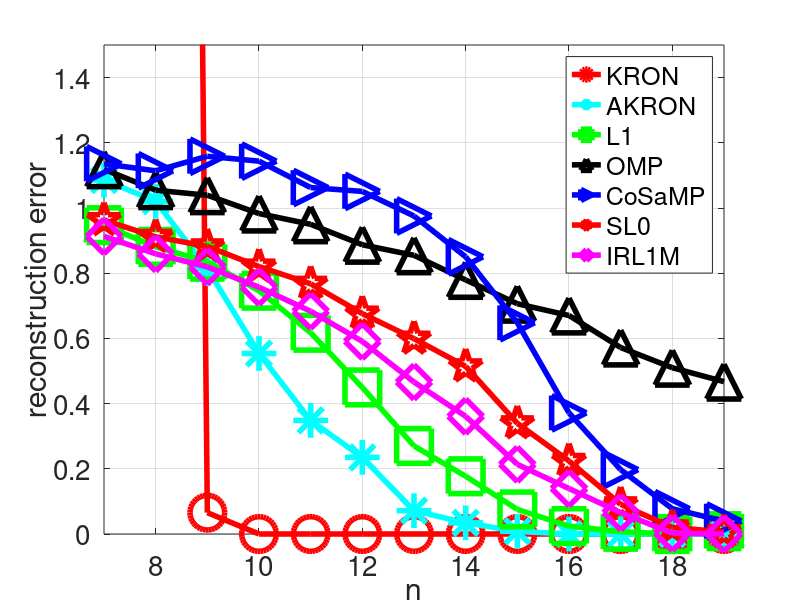
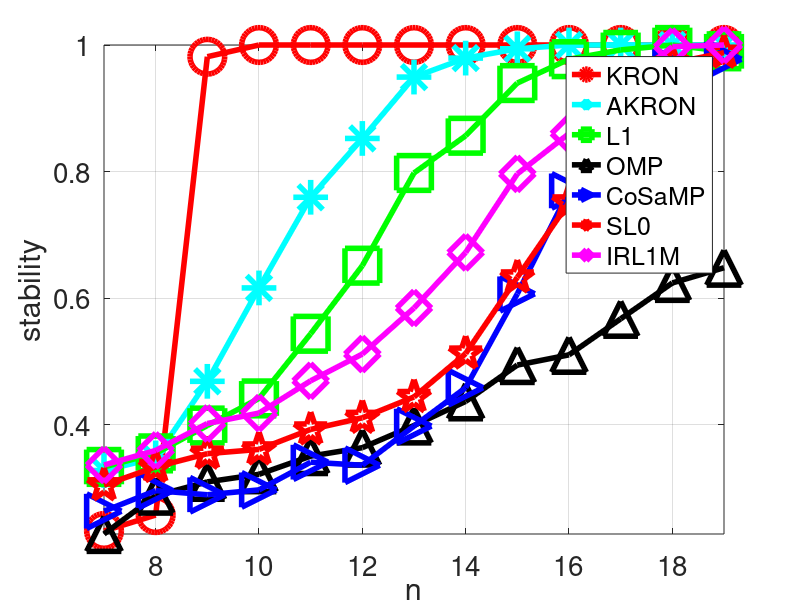
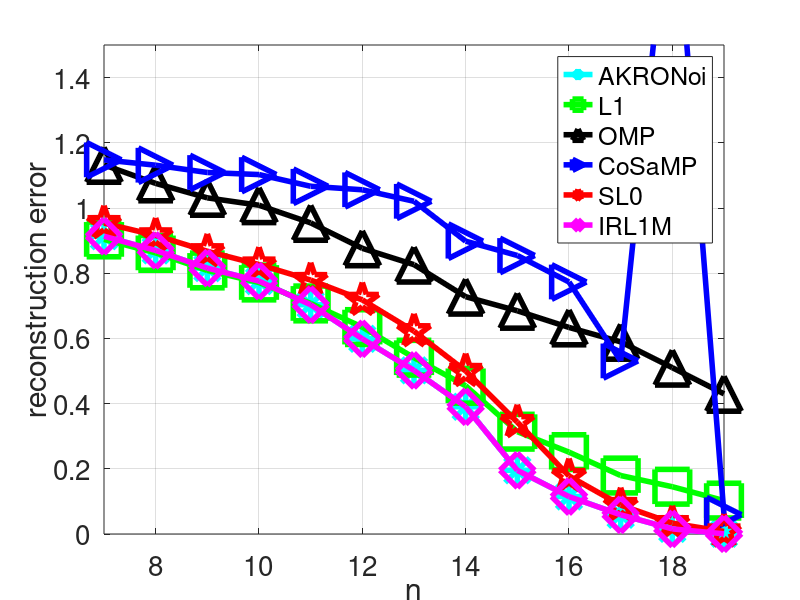
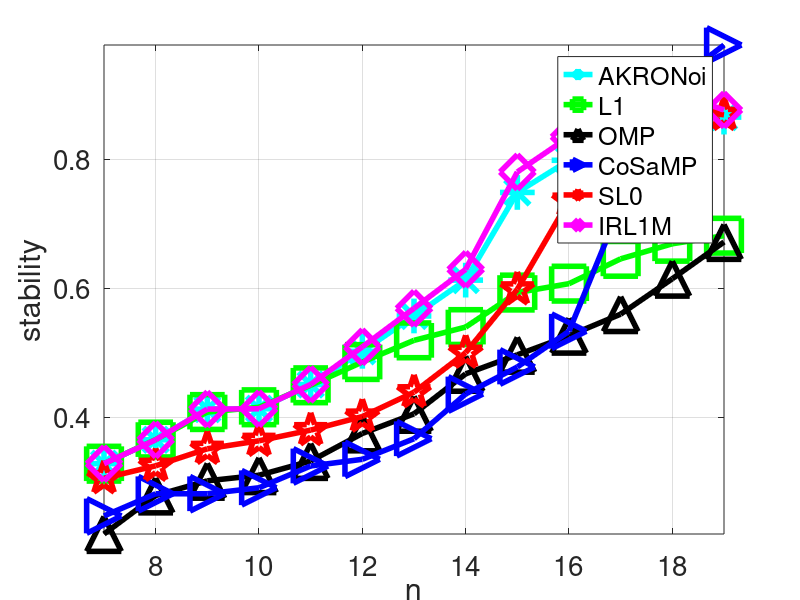

Reproduce these figures in MATLAB, in order. (Note: this script raises an error after producing the figures.)
%% experiment_fix_p_sweep_n_small
clc
clear
close all

load mat/experiments_fixP_sweepN_small_14-Jul-2017.mat

lw = 4;
ms = 25;
fs = 20;

i_kron = 1;
i_akron = 4;
i_akronoi = 6;
i_cosamp = 2;
i_omp = 3;
i_sl0 = 8;
i_l1 = 5;
i_l1n = 7;
i_irwls = 9;

m_kron = 'ro-';
m_akron = 'c*-';
m_akronoi = 'c*-';
m_cosamp = 'b>-';
m_omp = 'k^-';
m_sl0 = 'rp-';
m_l1 = 'gs-';
m_l1n = 'gs-';
m_irwls = 'md-';


h1 = figure;
hold on; 
box on; 
grid on;
plot(Ps, errs_clean(i_kron, :), m_kron, 'LineWidth', lw, 'MarkerSize', ms);
plot(Ps, errs_clean(i_akron, :), m_akron, 'LineWidth', lw, 'MarkerSize', ms);
plot(Ps, errs_clean(i_l1, :), m_l1, 'LineWidth', lw, 'MarkerSize', ms);
plot(Ps, errs_clean(i_omp, :), m_omp, 'LineWidth', lw, 'MarkerSize', ms);
plot(Ps, errs_clean(i_cosamp, :), m_cosamp, 'LineWidth', lw, 'MarkerSize', ms);
plot(Ps, errs_clean(i_sl0, :), m_sl0, 'LineWidth', lw, 'MarkerSize', ms);
plot(Ps, errs_clean(i_irwls, :), m_irwls, 'LineWidth', lw, 'MarkerSize', ms);
axis tight;
ylim([0 1.5])
legend('KRON', 'AKRON', 'L1', 'OMP', 'CoSaMP', 'SL0', 'IRL1M', 'Location', 'best')
xlabel('n', 'FontSize', fs);
ylabel('reconstruction error', 'FontSize', fs);
set(gca, 'fontsize', fs);
saveas(h1, 'eps/experiments_fixP_sweepN_small_errors.eps', 'eps2c');


h2 = figure;
hold on; 
box on; 
grid on;
plot(Ps, errs_clean_2(i_kron, :), m_kron, 'LineWidth', lw, 'MarkerSize', ms);
plot(Ps, errs_clean_2(i_akron, :), m_akron, 'LineWidth', lw, 'MarkerSize', ms);
plot(Ps, errs_clean_2(i_l1, :), m_l1, 'LineWidth', lw, 'MarkerSize', ms);
plot(Ps, errs_clean_2(i_omp, :), m_omp, 'LineWidth', lw, 'MarkerSize', ms);
plot(Ps, errs_clean_2(i_cosamp, :), m_cosamp, 'LineWidth', lw, 'MarkerSize', ms);
plot(Ps, errs_clean_2(i_sl0, :), m_sl0, 'LineWidth', lw, 'MarkerSize', ms);
plot(Ps, errs_clean_2(i_irwls, :), m_irwls, 'LineWidth', lw, 'MarkerSize', ms);
axis tight;
legend('KRON', 'AKRON', 'L1', 'OMP', 'CoSaMP', 'SL0', 'IRL1M', 'Location', 'best')
xlabel('n', 'FontSize', fs);
ylabel('stability', 'FontSize', fs);
set(gca, 'fontsize', fs);
saveas(h2, 'eps/experiments_fixP_sweepN_small_stability.eps', 'eps2c');



h3 = figure;
hold on; 
box on; 
grid on;
% plot(Ps, errs_noise(i_kron, :), m_kron, 'LineWidth', lw, 'MarkerSize', ms);
plot(Ps, errs_noise(i_akronoi, :), m_akronoi, 'LineWidth', lw, 'MarkerSize', ms);
plot(Ps, errs_noise(i_l1n, :), m_l1n, 'LineWidth', lw, 'MarkerSize', ms);
plot(Ps, errs_noise(i_omp, :), m_omp, 'LineWidth', lw, 'MarkerSize', ms);
plot(Ps, errs_noise(i_cosamp, :), m_cosamp, 'LineWidth', lw, 'MarkerSize', ms);
plot(Ps, errs_noise(i_sl0, :), m_sl0, 'LineWidth', lw, 'MarkerSize', ms);
plot(Ps, errs_noise(i_irwls, :), m_irwls, 'LineWidth', lw, 'MarkerSize', ms);
axis tight;
ylim([0 1.5])
legend('AKRONoi', 'L1', 'OMP', 'CoSaMP', 'SL0', 'IRL1M', 'Location', 'best')
xlabel('n', 'FontSize', fs);
ylabel('reconstruction error', 'FontSize', fs);
set(gca, 'fontsize', fs);
saveas(h3, 'eps/experiments_fixP_sweepN_small_errors_noise.eps', 'eps2c');


h4 = figure;
hold on; 
box on; 
grid on;
% plot(Ps, errs_noise_2(i_kron, :), m_kron, 'LineWidth', lw, 'MarkerSize', ms);
plot(Ps, errs_noise_2(i_akronoi, :), m_akronoi, 'LineWidth', lw, 'MarkerSize', ms);
plot(Ps, errs_noise_2(i_l1n, :), m_l1n, 'LineWidth', lw, 'MarkerSize', ms);
plot(Ps, errs_noise_2(i_omp, :), m_omp, 'LineWidth', lw, 'MarkerSize', ms);
plot(Ps, errs_noise_2(i_cosamp, :), m_cosamp, 'LineWidth', lw, 'MarkerSize', ms);
plot(Ps, errs_noise_2(i_sl0, :), m_sl0, 'LineWidth', lw, 'MarkerSize', ms);
plot(Ps, errs_noise_2(i_irwls, :), m_irwls, 'LineWidth', lw, 'MarkerSize', ms);
axis tight;
legend('AKRONoi', 'L1', 'OMP', 'CoSaMP', 'SL0', 'IRL1M', 'Location', 'best')
xlabel('n', 'FontSize', fs);
ylabel('stability', 'FontSize', fs);
set(gca, 'fontsize', fs);
saveas(h4, 'eps/experiments_fixP_sweepN_small_stability_noise.eps', 'eps2c');


h5 = figure;
hold on; 
box on; 
grid on;
plot(Ps, timez_B(1, :), m_kron, 'LineWidth', lw, 'MarkerSize', ms);
plot(Ps, timez_B(4, :), m_akronoi, 'LineWidth', lw, 'MarkerSize', ms);
plot(Ps, timez_B(5, :), m_l1n, 'LineWidth', lw, 'MarkerSize', ms);
plot(Ps, timez_B(3, :), m_omp, 'LineWidth', lw, 'MarkerSize', ms);
plot(Ps, timez_B(2, :), m_cosamp, 'LineWidth', lw, 'MarkerSize', ms);
plot(Ps, timez_B(7, :), m_sl0, 'LineWidth', lw, 'MarkerSize', ms);
plot(Ps, timez_B(8, :), m_irwls, 'LineWidth', lw, 'MarkerSize', ms);
axis tight;
legend('KRON', 'AKRON', 'L1', 'OMP', 'CoSaMP', 'SL0', 'IRL1M', 'Location', 'best')
xlabel('n', 'FontSize', fs);
ylabel('time', 'FontSize', fs);
set(gca, 'fontsize', fs);
saveas(h5, 'eps/experiments_fixP_sweepN_small_time.eps', 'eps2c');

%% experiment_larger_data.m
clc
clear
close all

% Z = {'mat/experiment_large_Gaussian_mp10_noise_25-Feb-2017.mat'
%   'mat/experiment_large_Gaussian_mp20_noise_25-Feb-2017.mat'
%   'mat/experiment_large_Gaussian_mp30_noise_26-Feb-2017.mat'
%   'mat/experiment_large_Gaussian_mp40_noise_26-Feb-2017.mat'};

Z = {'mat/experiment_large_Gaussian_mp10_noise_14-Jul-2017.mat'
  'mat/experiment_large_Gaussian_mp20_noise_15-Jul-2017.mat'
  'mat/experiment_large_Gaussian_mp30_noise_15-Jul-2017.mat'
  'mat/experiment_large_Gaussian_mp40_noise_16-Jul-2017.mat'};

for rr = 1:numel(Z)
  load(Z{rr});
  
  lw = 4;
  ms = 25;
  fs = 20;
  
  h = figure; 
  grid on;
  hold on;
  box on;
  plot(n_set, errs_no_norm(1, :), 'b>-', 'LineWidth', lw, 'MarkerSize', ms) % CoSaMP
  plot(n_set, errs_no_norm(2, :), 'k^-', 'LineWidth', lw, 'MarkerSize', ms) % OMP
  plot(n_set, errs_no_norm(3, :), 'c*-', 'LineWidth', lw, 'MarkerSize', ms) % AKRON
  plot(n_set, errs_no_norm(4, :), 'rp-', 'LineWidth', lw, 'MarkerSize', ms) % L1
  plot(n_set, errs_no_norm(5, :), 'gs-', 'LineWidth', lw, 'MarkerSize', ms) % SL0
  plot(n_set, errs_no_norm(6, :), 'md-', 'LineWidth', lw, 'MarkerSize', ms) % IRL1M
  % legend('CoSamp', 'AKRON', 'L1', 'Location', 'best')
  legend('CoSamp', 'OMP', 'AKRON', 'L1', 'SL0', 'IRL1M', 'Location', 'best')
  xlabel('n', 'FontSize', 20);
  ylabel('reconstruction error', 'FontSize', 20);
  box on;
  set(gca, 'fontsize', 20);
  saveas(h, ['eps/large_errors_',num2str(100*mp),'.eps'], 'eps2c')
  
  
  h = figure; 
  hold on;
  box on;
  grid on;
  plot(n_set, stabilities(1, :), 'b>-', 'LineWidth', lw, 'MarkerSize', ms) % CoSaMP
  plot(n_set, stabilities(2, :), 'k^-', 'LineWidth', lw, 'MarkerSize', ms) % OMP
  plot(n_set, stabilities(3, :), 'c*-', 'LineWidth', lw, 'MarkerSize', ms) % AKRON
  plot(n_set, stabilities(4, :), 'rp-', 'LineWidth', lw, 'MarkerSize', ms) % L1
  plot(n_set, stabilities(5, :), 'gs-', 'LineWidth', lw, 'MarkerSize', ms) % SL0
  plot(n_set, stabilities(6, :), 'md-', 'LineWidth', lw, 'MarkerSize', ms) % IRL1M
  legend('CoSamp', 'OMP', 'AKRON', 'L1', 'SL0', 'IRL1M', 'Location', 'best')
  xlabel('n', 'FontSize', 20);
  ylabel('stability', 'FontSize', 20);
  box on;
  set(gca, 'fontsize', 20);
  saveas(h, ['eps/large_stability_',num2str(100*mp),'.eps'], 'eps2c')
  
  h = figure; 
  grid on;
  hold on;
  box on;
  plot(n_set, timez(1, :), 'b>-', 'LineWidth', lw, 'MarkerSize', ms) % CoSaMP
  plot(n_set, timez(2, :), 'k^-', 'LineWidth', lw, 'MarkerSize', ms) % OMP
  plot(n_set, timez(3, :), 'c*-', 'LineWidth', lw, 'MarkerSize', ms) % AKRON
  plot(n_set, timez(4, :), 'rp-', 'LineWidth', lw, 'MarkerSize', ms) % AKRON
  plot(n_set, timez(5, :), 'gs-', 'LineWidth', lw, 'MarkerSize', ms) % SL0
  plot(n_set, timez(6, :), 'md-', 'LineWidth', lw, 'MarkerSize', ms) % IRL1M
  % plot(n_set, log(timez(4, :)), 'gs-', 'LineWidth', lw, 'MarkerSize', ms) % L1
  legend('CoSamp', 'OMP', 'AKRON', 'L1', 'SL0', 'IRL1M', 'Location', 'best')
  xlabel('n', 'FontSize', 20);
  ylabel('evaluation time', 'FontSize', 20);
  box on;
  set(gca, 'fontsize', 20);
  saveas(h, ['eps/large_timess_',num2str(100*mp),'.eps'], 'eps2c')
  
  close all;
  clearvars -except rr Z
end

%% plot times 
clc
clear
close all

load('mat/timerz_fix_p.mat');

lw = 4;
ms = 25;
fs = 20;

i_kron = 1;
i_akron = 4;
i_akronoi = 6;
i_cosamp = 2;
i_omp = 3;
i_sl0 = 8;
i_l1 = 5;
i_l1n = 7;

m_kron = 'ro-';
m_akron = 'c*-';
m_akronoi = 'c*-';
m_cosamp = 'b>-';
m_omp = 'k^-';
m_sl0 = 'rp-';
m_l1 = 'gs-';
m_l1n = 'gs-';
m_irwls = 'bd-';


h = figure; 
grid on;
hold on;
box on;
plot(Ms, timez_A(1, :), m_cosamp, 'LineWidth', lw, 'MarkerSize', ms) % CoSaMP
plot(Ms, timez_A(2, :), m_omp, 'LineWidth', lw, 'MarkerSize', ms) % OMP
plot(Ms, timez_A(3, :), m_akron, 'LineWidth', lw, 'MarkerSize', ms) % AKRON
plot(Ms, timez_A(4, :), m_l1, 'LineWidth', lw, 'MarkerSize', ms) % AKRON
plot(Ms, timez_A(5, :), m_sl0, 'LineWidth', lw, 'MarkerSize', ms) % SL0
plot(Ms, timez_A(6, :), m_irwls, 'LineWidth', lw, 'MarkerSize', ms) % SL0
legend('CoSamp', 'OMP', 'AKRON', 'L1', 'SL0', 'IRL1M', 'Location', 'best')
xlabel('n', 'FontSize', 20);
ylabel('evaluation time', 'FontSize', 20);
box on;
set(gca, 'fontsize', 20);
saveas(h, ['eps/times_fix_p.eps'], 'eps2c')


